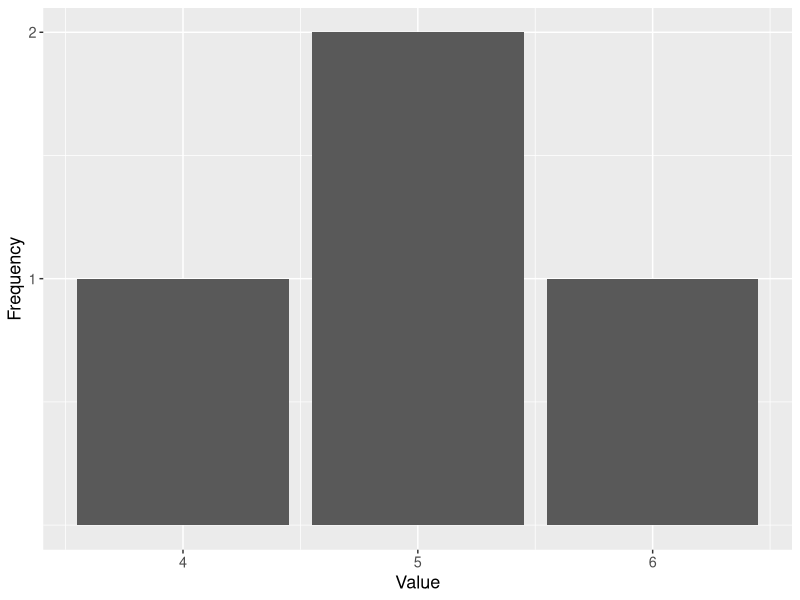
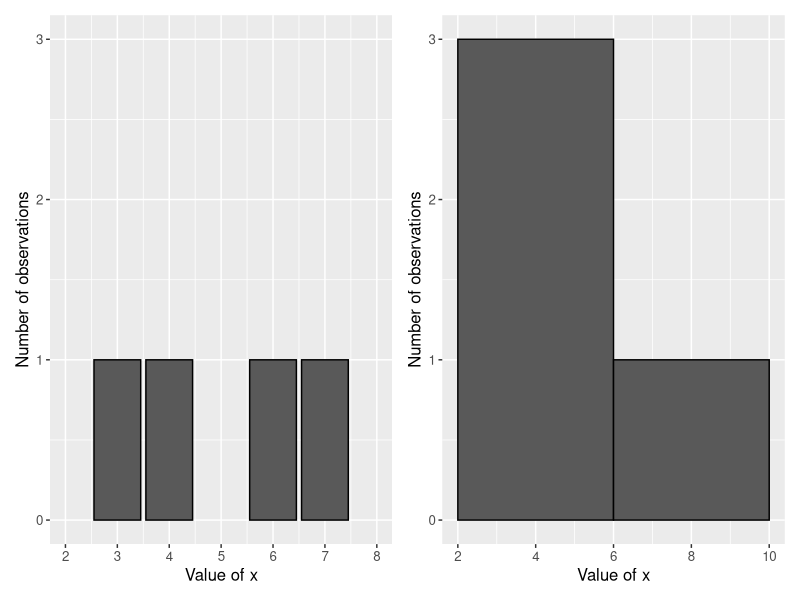
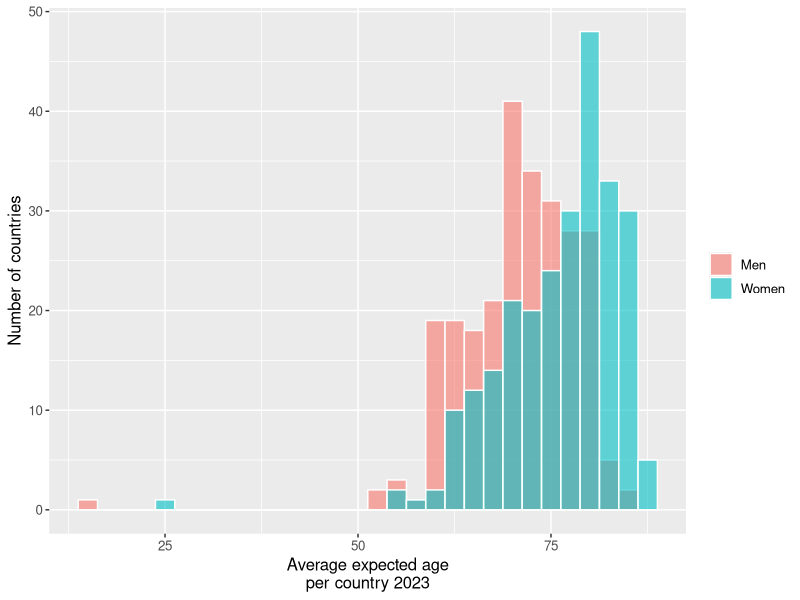
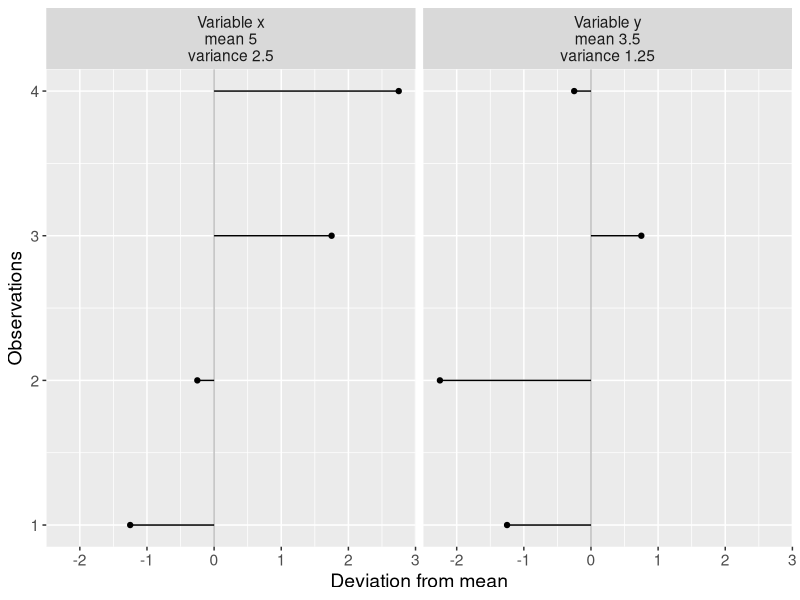
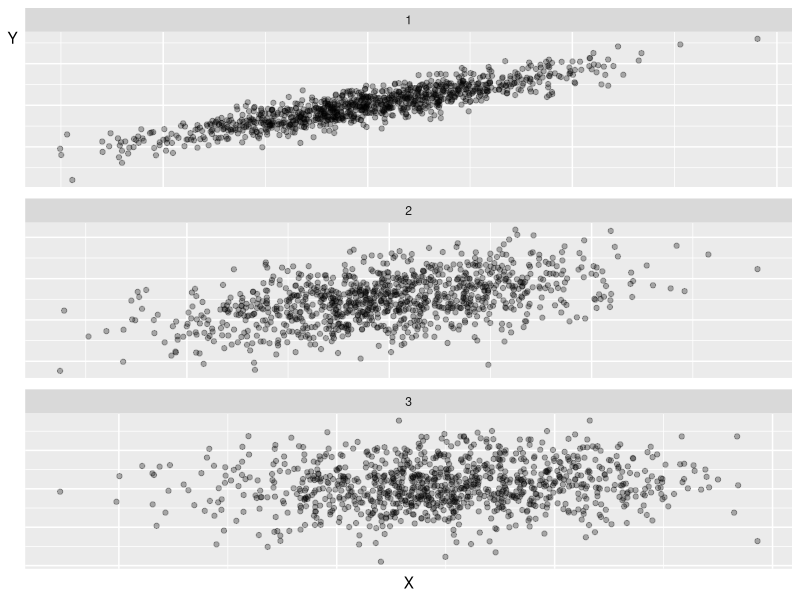
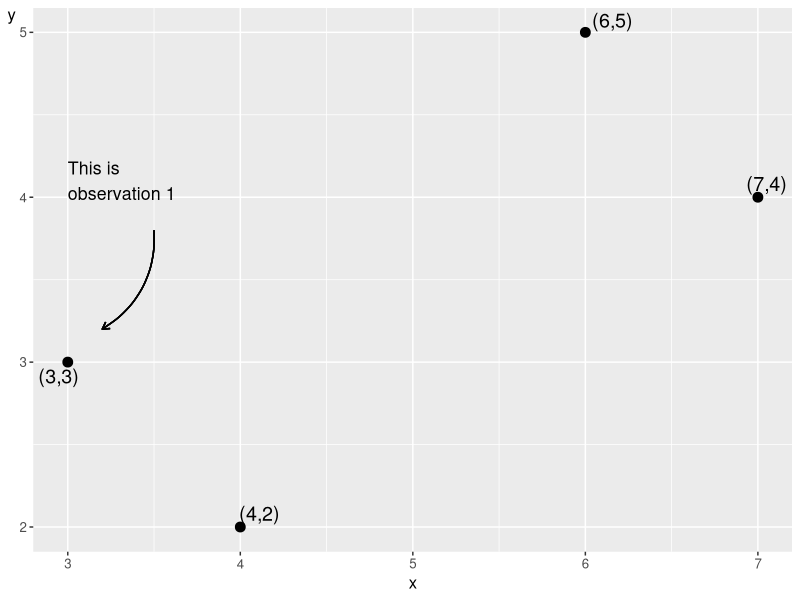

These charts were generated, in order, by the following R code:
## ---- chunk 1
knitr::opts_chunk$set(echo = FALSE, warning = FALSE, message = FALSE, fig.align = "left")
## ---- chunk 2
library("tidyverse")
g_frekvens_ex1 <- tibble(value = 4:6, freq = c(1,2,1)) %>%
  ggplot(aes(y=freq, x=value)) + geom_col() +
  labs(x="Value", y="Frequency") +
  theme(axis.text.y=element_text(angle=0), text=element_text(size=13)) +
  scale_y_continuous(breaks=1:2)
g_frekvens_ex1
## ---- chunk 3
library("patchwork")
g_stapel_1 <- ggplot(tibble(x=c(3,4,6,7)), aes(x=x)) +
  geom_bar(color="black") +
  scale_y_continuous(breaks=0:3, labels=0:3, limits=c(0,3)) +
  scale_x_continuous(breaks=2:8, labels=2:8, limits=c(2,8)) +
  labs(x="Value of x", y="Number of observations") +
  theme(axis.text.y=element_text(angle=0), text=element_text(size=12))
g_stapel_2 <- ggplot(tibble(x=c(3,4,6,7)), aes(x=x)) +
  geom_histogram(bins=2, color="black") +
  labs(x="Value of x", y="Number of observations") +
  theme(axis.text.y=element_text(angle=0), text=element_text(size=12))
(g_stapel_1 + g_stapel_2)
## ---- chunk 4
g_histogram_lifeexp_men_women <- read_csv("data/life-expectancy-of-women-vs-life-expectancy-of-men.csv",
                                           show_col_types=FALSE) %>%
  filter(!is.na("World regions according to OWID"), Year==2022) %>%
  select(country=Entity, year=Year,
         lifeexp_women="Life expectancy - Sex: female - Age: 0 - Variant: estimates",
         lifeexp_men="Life expectancy - Sex: male - Age: 0 - Variant: estimates") %>%
  pivot_longer(c(lifeexp_women, lifeexp_men)) %>%
  ggplot(aes(x=value, fill=name)) +
  geom_histogram(position="identity", alpha=.6, color="white") +
  scale_fill_discrete(name=element_blank(), labels=c("Men", "Women")) +
  labs(x="Average expected age\nper country 2023", y="Number of countries") +
  theme(text=element_text(size=12))
g_histogram_lifeexp_men_women
## ---- chunk 5
t2 <- tibble(obs=1:4, x=c(3,4,6,7), y=c(3,2,5,4))
g_varians1 <- t2 %>%
  mutate(order=1:4) %>%
  pivot_longer(x:y) %>%
  group_by(name) %>%
  mutate(name=case_when(
    name=='x' ~ paste0("Variable x\nmean ", round(mean(value),1), "\nvariance ", round(var(value)*(3/4), 1)),
    name=='y' ~ paste0("Variable y\nmean ", round(mean(value),1), "\nvariance ", round(var(value)*(3/4), 2))
  )) %>%
  ggplot(aes(x=value - mean(value), y=order)) +
  geom_point() +
  geom_segment(aes(xend=0, yend=order)) +
  geom_vline(xintercept=0, alpha=.25) +
  facet_wrap(~name) +
  labs(x="Deviation from mean", y="Observations") +
  theme(text=element_text(size=14))
g_varians1
## ---- chunk 6
set.seed(1)
g_samvariation_ex1 <- tibble(
  x1=rnorm(1000, 500, 1),
  x2=rnorm(1000, 500, 250),
  x3=rnorm(1000, 500, 500)) %>%
  pivot_longer(x1:x3, names_prefix="x", names_to="series", values_to="x") %>%
  mutate(y=case_when(
    series=="1" ~ 5 + 1*x + rnorm(1000, mean=0, sd=.5),
    series=="2" ~ 5 + 1*x + rnorm(1000, mean=0, sd=500),
    series=="3" ~ 5 + 1*x + rnorm(1000, mean=0, sd=3000)
  )) %>%
  ggplot(aes(x, y)) +
  geom_point(alpha=.3) +
  facet_wrap(~series, scales="free", ncol=1) +
  theme(axis.text=element_blank(), axis.ticks=element_blank(),
        axis.title.y=element_text(angle=0)) +
  labs(x="X", y="Y")
g_samvariation_ex1
## ---- chunk 7
library("ggrepel")
t2 <- tibble(obs=1:4, x=c(3,4,6,7), y=c(3,2,5,4),
             label=paste0("(", c(3,4,6,7), ",", c(3,2,5,4), ")"))
g_olspoints <- t2 %>%
  ggplot(aes(x,y)) + geom_point(size=3) +
  geom_text_repel(aes(label=label), size=5, position="dodge") +
  theme(axis.title.y=element_text(angle=0), text=element_text(size=12)) +
  annotate('text', x=3, y=4.1, hjust=0, size=4.5, label="This is\nobservation 1") +
  geom_curve(aes(x=3.5, y=3.8, xend=3.2, yend=3.2),
             curvature=-.3, arrow=arrow(length=unit(.2,'cm')))
g_olspoints
